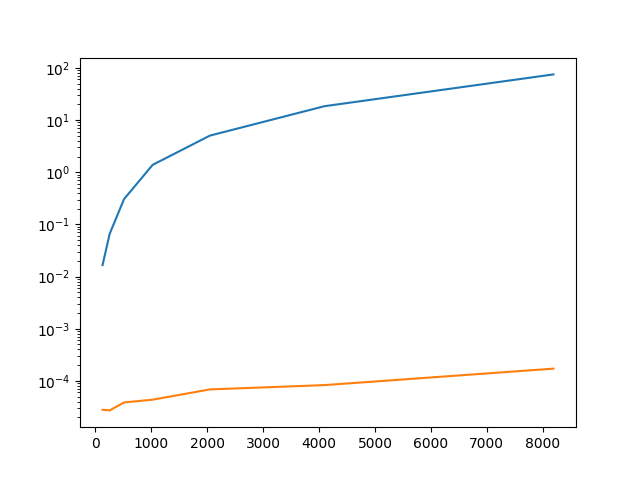

Generate this figure with Python:
import numpy as np
import math
import matplotlib.pyplot as plt
from matplotlib.backends.backend_pdf import PdfPages
from time import time

pdf = []
pdfDoc = PdfPages('p01.pdf')


def fourier_matrix(N):
    dft = []
    for row in range(N):
        dft.append([])
        
        for k in range(N):
            dft[row].append(np.exp(-2j * np.pi * k  * row/ N))
    
    return dft

N = [128, 256, 512, 1024, 2048, 4096, 8192]

times_py = []
times_np = []

for n in N:
    time_start = time()
    fourier_matrix(n)
    time_end = time()
    
    times_py.append(time_end - time_start)
    
    time_start = time()
    np.fft.fft(np.zeros(n))
    time_end = time()
    
    times_np.append(time_end - time_start)
    
# Log-log plot
fig, axs = plt.subplots(1)
axs.set_yscale('log')

axs.plot(N, times_py, label='Python')
axs.plot(N, times_np, label='Numpy')

pdf.append(fig)
fig.savefig('p01.png')

for page in pdf:
    pdfDoc.savefig(page)
pdfDoc.close()